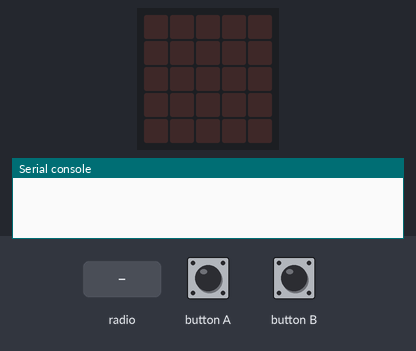
Bench run of a program on a simulated BBC micro:bit (MakeCode). On the bench: the board's 5×5 LED display, the last lines printed to the serial console. The inputs (shaded band) are chosen by the test bench. No radio messages arrive unless stated (any console line starting 'radio sent:' is added by the test bench).

Above: at 1.2 s.
1.3 s: button A pressed for 0.15 s
At 2.1 s:
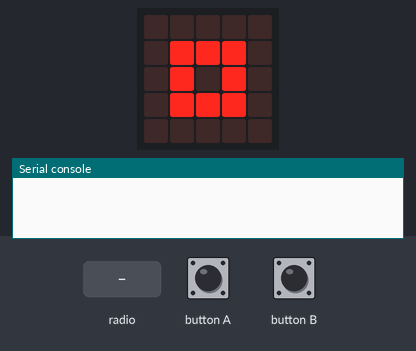
2.9 s: button A pressed for 0.15 s
At 3.3 s:
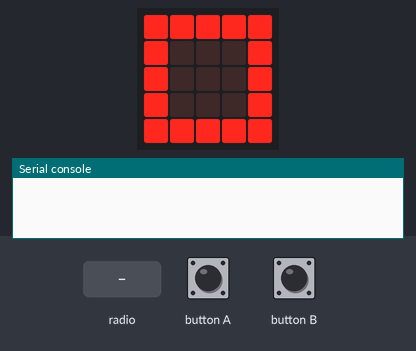
4.5 s: button A pressed for 0.15 s
At 5.8 s:
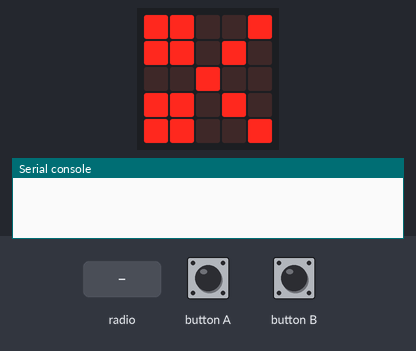
6.1 s: button B pressed for 0.15 s
7.7 s: radio message "0" arrives
At 8.8 s:
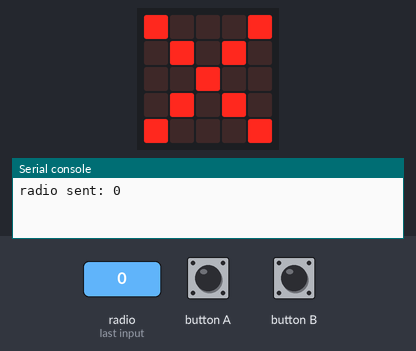
Timing chart, 0 to 10.7 s (numbered marks = the images above; inputs shaded):
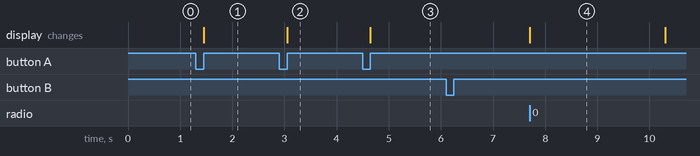

Measured:
- after the input at 1.3 s, the display: changes after 0.15 s (image 1)
- after the input at 2.9 s, the display: changes after 0.15 s (image 2)
- after the input at 4.5 s, the display: changes after 0.15 s (image 3)
- after the input at 7.7 s, the display: changes at once (image 4)

The program:

main.ts
```typescript
radio.onReceivedNumber(function (receivedNumber) {
    recibido = true
    tumano = receivedNumber
})
input.onButtonPressed(Button.A, function () {
    cuento = cuento + 1
    mimano = cuento % 3
    if (mimano == 1) {
        basic.showIcon(IconNames.SmallSquare)
    }
    if (mimano == 2) {
        basic.showIcon(IconNames.Square)
    }
    if (mimano == 0) {
        basic.showIcon(IconNames.Scissors)
    }
})
input.onButtonPressed(Button.B, function () {
    escogido = true
    radio.sendNumber(mimano)
})
let escogido = false
let tumano = 0
let recibido = false
let cuento = 0
let mimano = 0
radio.setGroup(1)
mimano = 0
cuento = 0
basic.forever(function () {
    if (escogido == true && recibido == true) {
        escogido = false
        recibido = false
        if (mimano == tumano) {
            basic.showIcon(IconNames.No)
        } else {
            if (mimano == 2 && tumano == 1) {
                basic.showIcon(IconNames.Happy)
            } else {
                if (mimano == 1 && tumano == 3) {
                    basic.showIcon(IconNames.Happy)
                } else {
                    if (mimano == 3 && tumano == 2) {
                        basic.showIcon(IconNames.Happy)
                    } else {
                        if (mimano == 1 && tumano == 2) {
                            basic.showIcon(IconNames.Skull)
                        } else {
                            if (mimano == 2 && tumano == 3) {
                                basic.showIcon(IconNames.Skull)
                            } else {
                                if (mimano == 3 && tumano == 1) {
                                    basic.showIcon(IconNames.Skull)
                                }
                            }
                        }
                    }
                }
            }
        }
        basic.pause(2000)
        basic.clearScreen()
    }
})
```

test.ts
```typescript
// aquí va el archivo "tests"; esto no se compilará cuando este paquete se utilice como una extensión.
```
